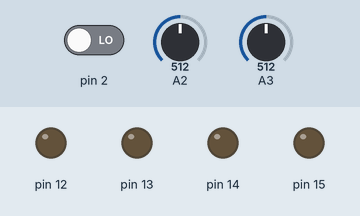
Recording of a sketch running on a simulated Arduino Uno, built with avr-gcc and run on an emulated ATmega328P. On the bench: output pins drawn as LEDs (lit = HIGH). Dashed ring = blinking. The inputs (shaded band) are chosen by the test bench; at power-on: A3 = 512, pin 2 LOW, A2 = 512.

Above: at 1.2 s.
1.3 s: A3 set to 736
2.8 s: A3 set to 758
At 5.7 s:
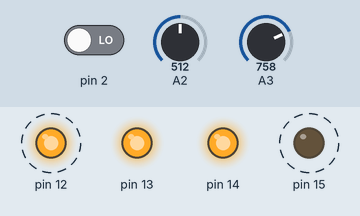
5.8 s: pin 2 driven HIGH
8.8 s: A3 set to 740
At 9.5 s:
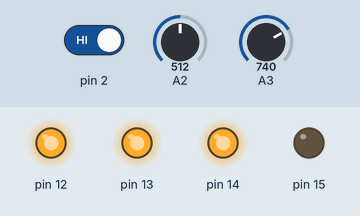
Timing chart, 0 to 11.3 s (numbered marks = the images above; inputs shaded):
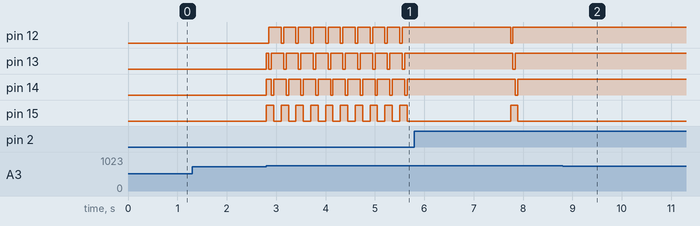

The sketch:

Joystick_Controlled_Arm.ino
```cpp
#include<Servo.h>
int x,y,cy=60,cc=0,angle;
Servo b, e, c;
void setup() {


  pinMode(12,OUTPUT);
  pinMode(13,OUTPUT);
  pinMode(14,OUTPUT);
  pinMode(15,OUTPUT);
  pinMode(2,INPUT);
  hp();
}

void loop()
{
x=analogRead(A3);
y=analogRead(A2);
if(y<250 && cy>=20)
{
  b.write(cy);
  e.write(cy+30);
  cy--;
  delay(30);
}
else if(y>750 && cy<=60)
{
  b.write(cy);
  e.write(cy+30);
  cy++;
  delay(30);
}
if(x<250)
{
  step4();
  step3();
  step2();
  step1();
  delay(100);
}
else if(x>750)
{
  step1();
  step2();
  step3();
  step4();
  delay(100);
}
if(digitalRead(2)==1)
{
  cc++;
  delay(300);
}
switch(cc)
  {
    case 1: for(angle=40;angle<=80;angle++)
    {
      c.write(angle);
      delay(40);
    }
    cc++;
    break;
    case 3:
    for(angle=80;angle>=40;angle--)
    {
      c.write(angle);
      delay(40);
    }
    cc++;
    break;
    case 5: cc=1;
    break;
  }
}
void hp()
{
  b.write(60);
  e.write(90);
  c.write(40);
}
void step1()
{
  digitalWrite(12,0);
  digitalWrite(13,1);
  digitalWrite(14,1);
  digitalWrite(15,1);
  delay(50);
}
void step2()
{
  digitalWrite(12,1);
  digitalWrite(13,0);
  digitalWrite(14,1);
  digitalWrite(15,1);
  delay(50);
}
void step3()
{
  digitalWrite(12,1);
  digitalWrite(13,1);
  digitalWrite(14,0);
  digitalWrite(15,1);
  delay(50);
}
void step4()
{
  digitalWrite(12,1);
  digitalWrite(13,1);
  digitalWrite(14,1);
  digitalWrite(15,0);
  delay(50);
}
```

Measured:
- the behaviour switches between 750 and 751 on A3 (found by bisection; images 0 and 1)
- after the input at 1.3 s, every drawn part: stays the same
- after the input at 2.8 s, pin 12: alternates HIGH for 0.25 s and LOW for 0.05 s, starting after 0.05 s; pin 13, pin 14: LOW → HIGH at once, then repeats every 0.30 s: LOW 0.05 s, HIGH 0.25 s; pin 15: alternates HIGH for 0.15 s and LOW for 0.15 s, starting at once
- after the input at 8.8 s, pin 12–14: stops changing and stays HIGH; pin 15: stops changing and stays LOW
